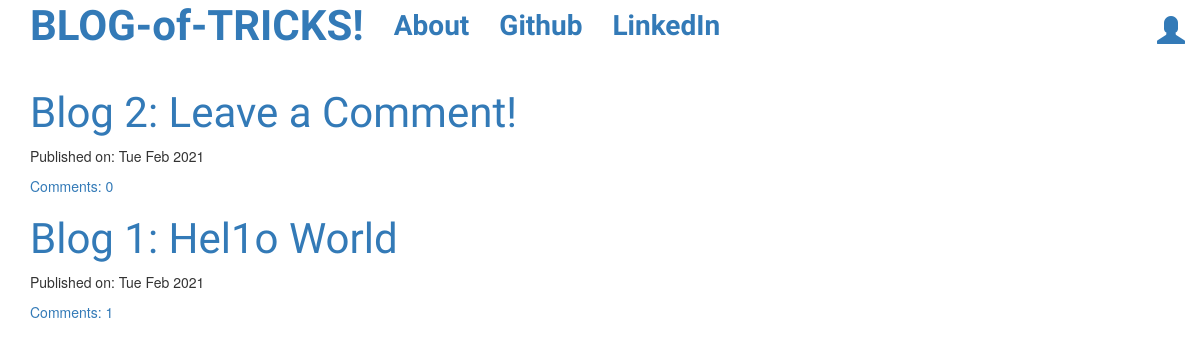
The page / on the database its author committed.
### blog_app/models.py (models this page shows, shortened)
class Post(models.Model):
    author = models.ForeignKey('auth.User')
    title = models.CharField(max_length=200)
    text = models.TextField()
    created_date = models.DateTimeField(default=timezone.now)
    published_date = models.DateTimeField(blank=True,null=True)
    def approve_comments(self):
        return self.comments.filter(approved_comment=True)

### blog_app/views.py (the view)
# urls.py: url(r'^$',views.PostListView.as_view(),name='post_list'),
class PostListView(ListView):
    model = Post
    def get_queryset(self):
        return Post.objects.filter(published_date__lte=timezone.now()).order_by('-published_date')

### blog_app/templates/blog_app/post_list.html
{% extends "blog_app/base.html" %}
{% block content %}
<div class="centerstage">
  {% for post in post_list %}
      <div class="post">
          <h1 class="postlisttitle"><a href="{% url 'post_detail' pk=post.pk %}">{{ post.title }}</a></h1>
          <div class="date">
              <p>Published on: {{ post.published_date|date:"D M Y"}}</p>
          </div>
          <a href="{% url 'post_detail' pk=post.pk %}">Comments: {{ post.approve_comments.count }}</a>
      </div>
  {% endfor %}
</div>
{% endblock %}

### blog_app/templates/blog_app/base.html (shortened to what this page needs)
<!DOCTYPE html>
{% load staticfiles %}
<html lang="en" dir="ltr">
  <head>
    <link rel="stylesheet" href="https://maxcdn.bootstrapcdn.com/bootstrap/3.3.7/css/bootstrap.min.css">
    <link rel="stylesheet" href="https://maxcdn.bootstrapcdn.com/bootstrap/3.3.7/css/bootstrap-theme.min.css">
    <link rel="stylesheet" href="//cdn.jsdelivr.net/medium-editor/latest/css/medium-editor.min.css" type="text/css" media="screen" charset="utf-8">
    <link rel="stylesheet" href="{% static 'css/blog.css' %}">
  </head>
  <body>
    <nav class='navbar nvabar-default blogfont custom-navbar'>
      <div class="container">
        <ul class="nav navbar-nav">
          <li class='loader'><a class='navbar-brand bigbrand' href="{% url 'post_list' %}">BLOG-of-TRICKS!</a></li>
          <li><a href="{% url 'about' %}">About</a></li>
          <li><a href="https://github.com/joshuadimalanta">Github</a></li>
          <li><a href="https://www.linkedin.com/in/joshuadimalanta/">LinkedIn</a></li>
        </ul>
        <ul class="nav navbar-nav navbar-right">
          {% if user.is_authenticated %}
          <li><a href="{% url 'post_new' %}" >New Post</a></li>
          <li><a href="{% url 'post_draft_list' %}">Drafts</a></li>
          <li><a href="{% url 'logout' %}" >Logout</a></li>
          <li><a >Welcome, {{ user.username }}</a></li>
          {% else %}
          <li><a class='nav navbar-right' href="{% url 'login' %}" ><span class="glyphicon glyphicon-user"></span></a></li>
          {% endif %}
        </ul>
      </div>
    </nav>
    <div class="content container">
      <div class="row">
        <div class="col-md-8">
          <div class="blog_posts">
            {% block content %}
            {% endblock %}
          </div>
        </div>
      </div>
    </div>
  </body>
</html>

### blog_app/static/css/blog.css (style rules this page uses)
.blogfont { font-family: 'Amatic SC'; font-weight: bold; font-size: 2em; margin-bottom: 10px; }
.bigbrand { font-size: 1.5em; }
.centerstage { margin-left: auto; margin-right: auto; }
.postlisttitle { font-family: 'Amatic SC'; font-size: 3em; }
.loader { filter:hue-rotate(0deg); color:linear-gradient(45deg,#0f8,#08f); animation:hue 10000ms infinite linear; }

### rows shown on the page
Post: title "Blog 2: Leave a Comment!", published_date "Tue Feb 2021", approve_comments.count "0"
Post: title "Blog 1: Hel1o World", published_date "Tue Feb 2021", approve_comments.count "1"
